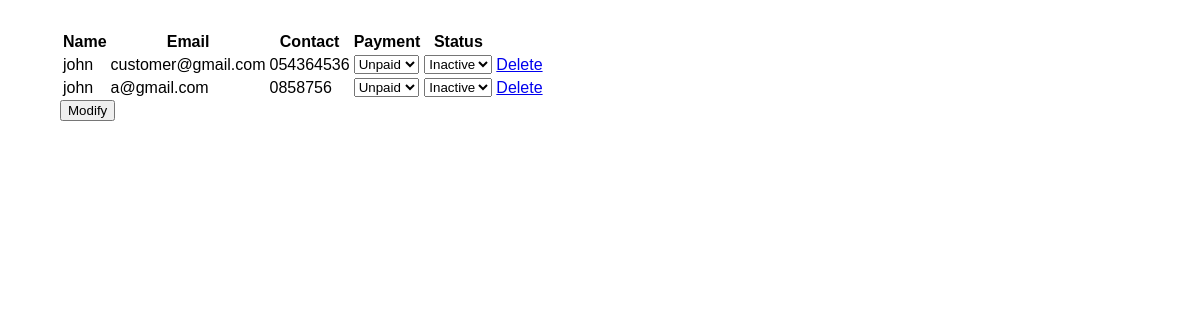
Before: /usermanagement.php with the older database file.
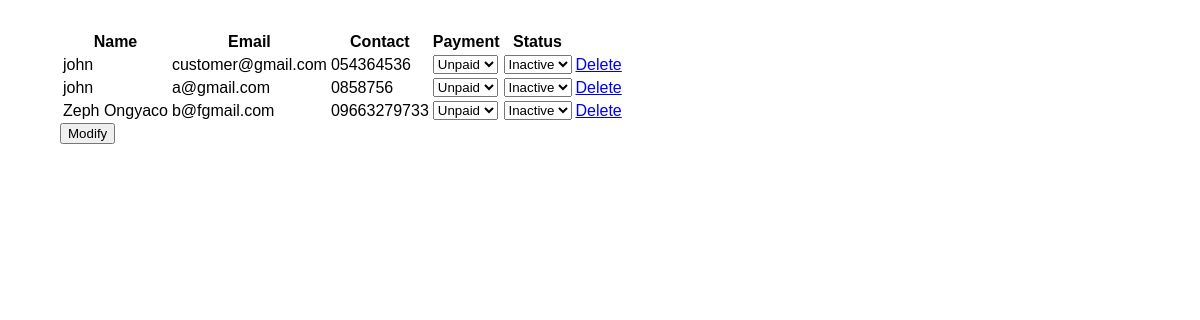
After: the same page with the newer database file.
### tables this page shows
CREATE TABLE `users` (
  `id` int(100) NOT NULL,
  `email` varchar(200) NOT NULL,
  `name` varchar(100) NOT NULL,
  `username` varchar(200) NOT NULL,
  `contact` varchar(20) NOT NULL,
  `password` varchar(200) NOT NULL,
  `role` varchar(100) NOT NULL DEFAULT 'customer'
);

### usermanagement.php (the view, shortened to what this page needs)
<?php include "db/connection.php";
?>
<!DOCTYPE html>
<html lang="en">
<head>
    <link rel="stylesheet" href="css\usermanagement.css">
</head>
<body>
    <div class="cont-users">
        <form class="formValidate" id="formValidate" method="post" action="db/editUser.php">
            <?php
            $sql = "SELECT * FROM users";
            $result = mysqli_query($con, $sql);
            echo "<table>";
            echo "<tr>";
            echo "<th>Name</th> <th>Email</th> <th>Contact</th> <th>Payment</th> <th>Status</th> <th></th>";
            while ($row = mysqli_fetch_array($result)) {
                if ($row['role'] == "customer") {
                    echo "<tr>";
                    echo '<td>' . $row['name'] . "</td>";
                    echo '<td>' . $row['email'] .  "</td>";
                    echo '<td>' . $row['contact'] . "</td>";
                    if ($row['payment'] == "unpaid") {
                        $text1 = 'selected';
                        $text2 = '';
                    } else {
                        $text1 = '';
                        $text2 = 'selected';
                    }
                    echo '<td><select name="' . $row['id'] . '_payment">
                        <option value="unpaid" ' . $text1 . '>Unpaid</option>
                        <option value="paid" ' . $text2 . '>Paid</option> </select></td>';
                    if ($row['status'] == "inactive") {
                        $text3 = 'selected';
                        $text4 = '';
                    } else {
                        $text3 = '';
                        $text4 = 'selected';
                    }
                    echo '<td><select name="' . $row['id']  . '_status">
                <option value="inactive" ' . $text3 . '>Inactive</option>
                <option value="active" ' . $text4 . '>Active</option> </select></td>';
                    echo '<td>';
                    echo '<a href="db/deleteUser.php?id=' . $row['id'] . ' ">Delete</a>';
                    echo '</td>';
                    echo "</tr>";
                }
            }
            echo "</table>";
            ?>
            <div>
                <button type="submit" name="action">Modify
                </button>
            </div>
    </div>
</body>
</html>

Changed rows visible on the page:
added users: name "Zeph Ongyaco", email "b@fgmail.com", contact "09663279733", id "Unpaid", id "Inactive"
